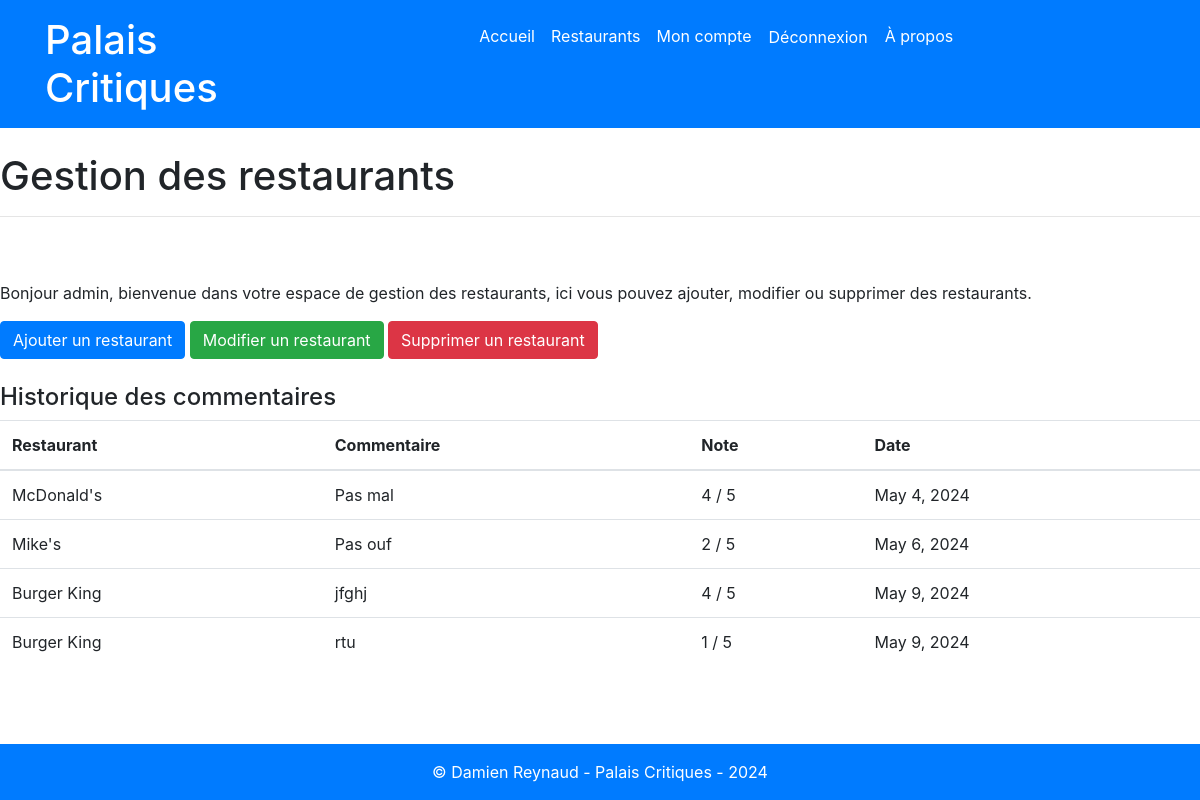
The app's page /gestion/ (signed in), older data.
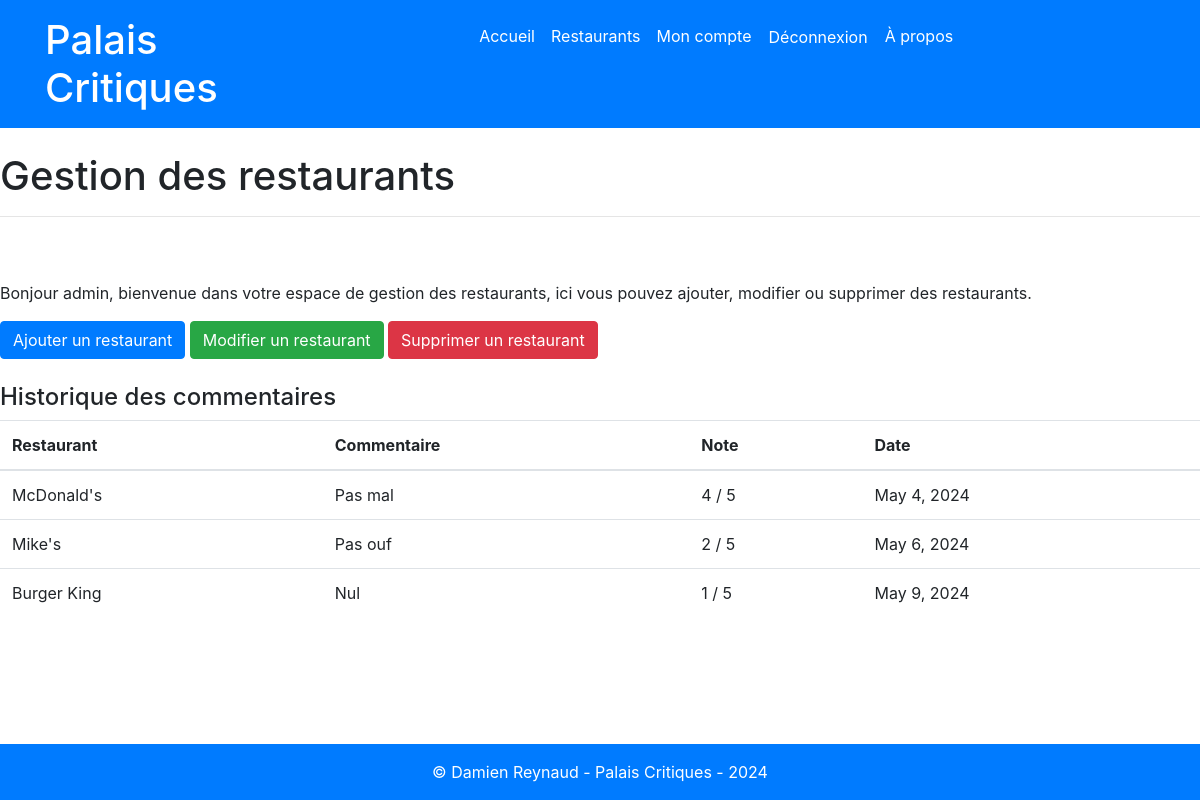
The same page, newer data.
### gestion/models.py (models this page shows, shortened)
class Commentaires(models.Model):
    noCommentaire       = models.AutoField(primary_key=True)
    noRestaurant        = models.ForeignKey(Restaurants,on_delete=models.DO_NOTHING)
    userName            = models.ForeignKey(User,on_delete=models.DO_NOTHING)
    commentaire         = models.TextField()
    note                = models.IntegerField(default=0, validators=[MaxValueValidator(5), MinValueValidator(0)])
    dateCommentaire     = models.DateField(auto_now_add=True)

class Restaurants(models.Model):
    noRestaurant        = models.AutoField(primary_key=True)
    nomRestaurant       = models.CharField(max_length=25)
    villeRestaurant     = models.CharField(max_length=25)
    typeRestaurant      = models.ForeignKey(TypeResto,on_delete=models.DO_NOTHING)

### PIW_EXS/views.py (the view)
# urls.py: path('gestion/', gestion, name='gestion'),
def gestion(request):
    commentaires = Commentaires.objects.filter(userName=request.user)
    return render(request, 'gestion.html', {'Commentaires': commentaires})

### gestion/templates/gestion.html (shortened to what this page needs)
{% extends 'master.html' %}
{% load static %}
{% block titrePage %}Gestion des restaurants{% endblock %}
{% block contenu %}
    {% if user.is_superuser %}
    <p>Bonjour {{ user.username }}, bienvenue dans votre espace de gestion des restaurants, ici vous pouvez ajouter, modifier ou supprimer des restaurants.</p>
    {% else %}
    <p>Bonjour {{ user.username }}, bienvenue dans votre espace de gestion des restaurants, ici vous pouvez ajouter ou modifier des restaurants.</p>
    {% endif %}
    <a class="btn btn-primary" href="{% url 'ajoutRestaurant' %}">Ajouter un restaurant</a>
    <a class="btn btn-success" href="{% url 'SelectmodifierRestaurant' %}">Modifier un restaurant</a>
    {% if user.is_superuser %}
        <a class="btn btn-danger" href="{% url 'supprimerRestaurant' %}">Supprimer un restaurant</a>
    {% endif %}
    <br>
    <br>
    <h4>Historique des commentaires</h4>
    <table class="table">
        <thead>
            <tr>
                <th>Restaurant</th>
                <th>Commentaire</th>
                <th>Note</th>
                <th>Date</th>
            </tr>
        </thead>
        <tbody>
            {% for Commentaire in Commentaires %}
            <tr>
                <td>{{ Commentaire.noRestaurant.nomRestaurant }}</td>
                <td>{{ Commentaire.commentaire }}</td>
                <td>{{ Commentaire.note }} / 5</td>
                <td>{{ Commentaire.dateCommentaire }}</td>
            </tr>
            {% endfor %}
        </tbody>
    </table>
{% endblock %}

Row changes from the older to the newer data that the page shows:
removed Commentaires: noRestaurant.nomRestaurant "Burger King", commentaire "jfghj", note "4", dateCommentaire "May 9, 2024"
changed Commentaires "Burger King": commentaire "rtu" → "Nul"
